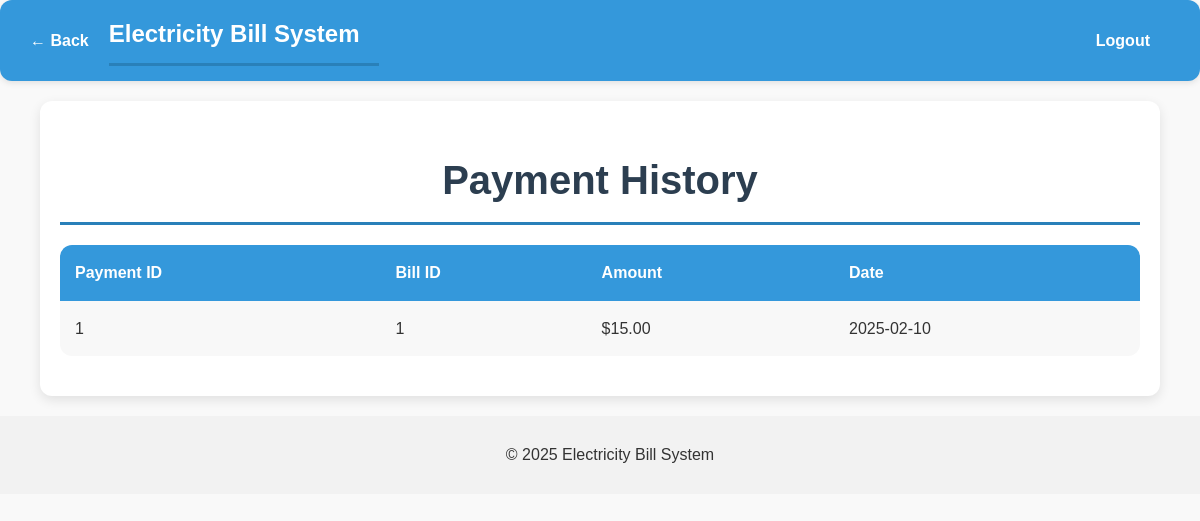
/user/view_payment_history.php (signed in), run on the app's committed database.
### tables this page shows
CREATE TABLE `Payments` (
  `payment_id` int NOT NULL AUTO_INCREMENT,
  `bill_id` int NOT NULL,
  `amount` decimal(10,2) NOT NULL,
  `payment_date` date NOT NULL,
  PRIMARY KEY (`payment_id`),
  KEY `bill_id` (`bill_id`),
  CONSTRAINT `payments_ibfk_2` FOREIGN KEY (`bill_id`) REFERENCES `Bills` (`bill_id`)
);

### user/view_payment_history.php (the view, shortened to what this page needs)
<?php
include('../includes/db_connection.php');
$cust_id = $_SESSION['cust_id'];
$stmt = $conn->prepare("SELECT p.payment_id, p.bill_id, p.amount, p.payment_date
                        FROM Payments p
                        JOIN Bills b ON p.bill_id = b.bill_id
                        JOIN Account a ON b.account_id = a.account_id
                        WHERE a.cust_id = ?");
$stmt->bind_param("i", $cust_id);
$stmt->execute();
$result = $stmt->get_result();
?>
<!DOCTYPE html>
<html lang="en">
<head>
    <link rel="stylesheet" href="../css/styles.css">
</head>
<body>
    <?php include('../includes/header.php'); ?>
    <div class="container">
        <h1>Payment History</h1>
        <?php if ($result->num_rows > 0): ?>
            <table>
                <tr><th>Payment ID</th><th>Bill ID</th><th>Amount</th><th>Date</th></tr>
                <?php while ($row = $result->fetch_assoc()): ?>
                    <tr>
                        <td><?php echo $row['payment_id']; ?></td>
                        <td><?php echo $row['bill_id']; ?></td>
                        <td>$<?php echo $row['amount']; ?></td>
                        <td><?php echo $row['payment_date']; ?></td>
                    </tr>
                <?php endwhile; ?>
            </table>
        <?php else: ?>
            <p>No payment history found.</p>
        <?php endif; ?>
    </div>
    <?php include('../includes/footer.php'); ?>
</body>
</html>

### css/styles.css (style rules this page uses)
body { font-family: 'Poppins', sans-serif; background-color: #f9f9f9; color: #333; margin: 0; padding: 0; line-height: 1.6; }
.container { width: 90%; max-width: 1200px; margin: 20px auto; padding: 20px; background-color: #ffffff; box-shadow: 0 4px 12px rgba(0, 0, 0, 0.1); border-radius: 12px; }
h1, h2, h3 { color: #2c3e50; margin-bottom: 20px; }
h1 { font-size: 2.5rem; text-align: center; border-bottom: 3px solid #2980b9; padding-bottom: 10px; }
table { width: 100%; border-collapse: collapse; margin-bottom: 20px; background-color: #ffffff; border-radius: 12px; overflow: hidden; }
th, td { padding: 15px; text-align: left; color: #333; }
th { background-color: #3498db; color: #fff; font-weight: bold; }
tr:nth-child(even) { background-color: #f8f8f8; }

### data on the page
payments: payment_id "1", bill "1", amount "15.00", payment_date "2025-02-10"
